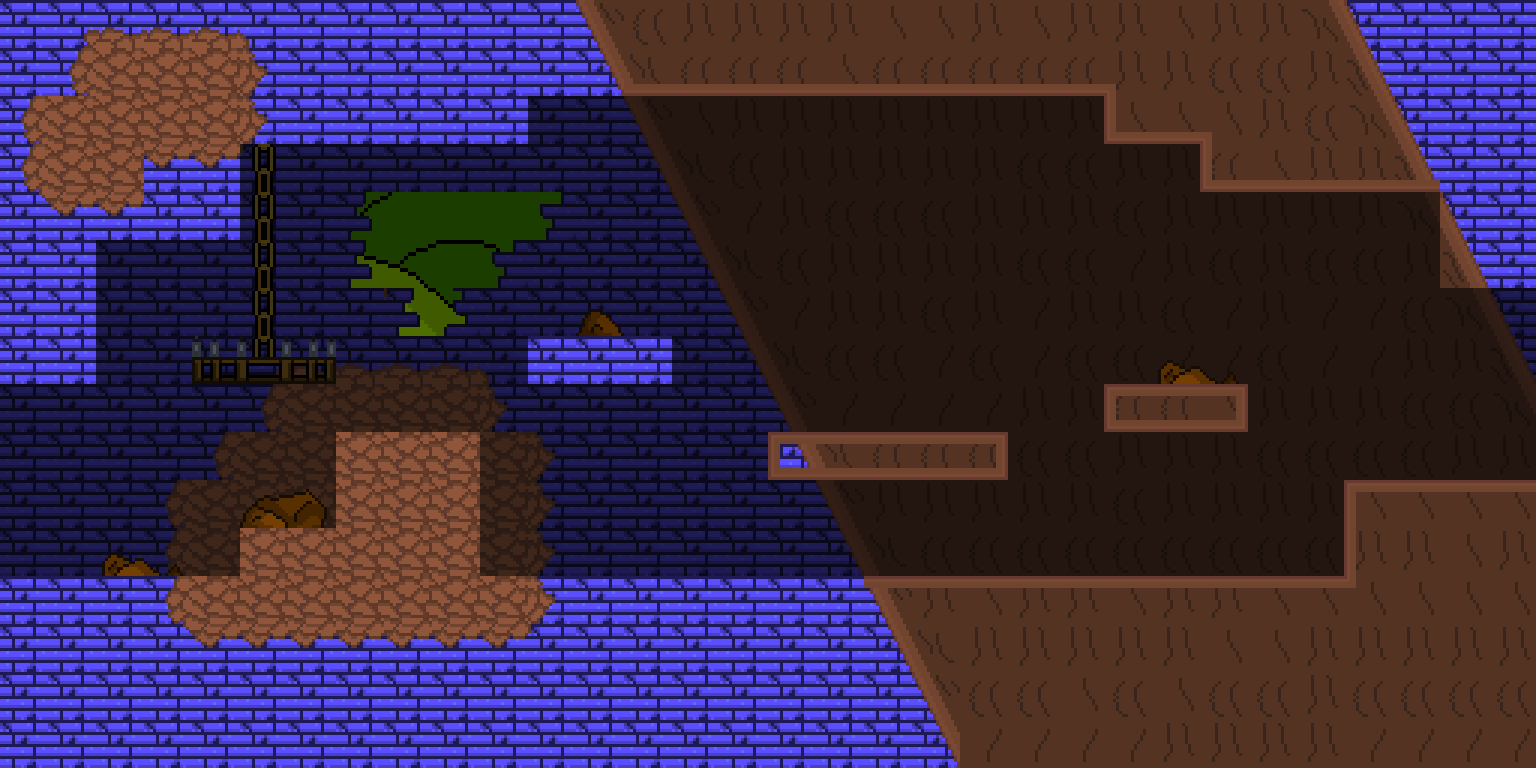

Below is a game level as drawn by its tile map, then a one-line description and the .tmx that defines it (tile-layer data replaced by summaries):
An orthogonal 32x16 tile map with 48x48 px tiles, 4 tile layers (back_tiles, back_second, front, front_second), 4 tilesets, 3 image layers and 32 objects (9x HazardRockBlock, 2x SpawnPoint, 2x EnemyClingCreature, 2x Portal, HazardSpikes, ...).

<map version="1.11" tiledversion="1.11.0" orientation="orthogonal" renderorder="right-down" width="32" height="16" tilewidth="48" tileheight="48" infinite="0" nextlayerid="22" nextobjectid="270">
 <tileset firstgid="1" name="tileset01" tilewidth="48" tileheight="48" tilecount="176" columns="16">
  <image source="../tilesets/tileset01.png" width="768" height="528" />
 </tileset>
 <tileset firstgid="177" name="tileset02" tilewidth="48" tileheight="48" tilecount="121" columns="11">
  <image source="../tilesets/tileset02.png" width="528" height="528" />
 </tileset>
 <tileset firstgid="298" name="tileset03" tilewidth="48" tileheight="48" tilecount="306" columns="17">
  <image source="../tilesets/tileset03.png" width="816" height="864" />
 </tileset>
 <tileset firstgid="604" name="objects" tilewidth="48" tileheight="48" tilecount="64" columns="8">
  <image source="../tilesets/objects.png" width="384" height="384" />
 </tileset>
 <imagelayer id="17" name="Image Layer 1">
  <image source="../Backgrounds/ground_back.png" width="1024" height="576" />
  <properties>
   <property name="depth" type="int" value="3000" />
   <property name="parallax_x" type="float" value="1" />
   <property name="parallax_y" type="float" value="1" />
   <property name="repeat_y" type="bool" value="true" />
  </properties>
 </imagelayer>
 <imagelayer id="18" name="Image Layer 2">
  <image source="../Backgrounds/ground_far.png" width="1024" height="576" />
  <properties>
   <property name="depth" type="int" value="2900" />
   <property name="parallax_x" type="float" value="0.8" />
   <property name="parallax_y" type="float" value="0.1" />
   <property name="repeat_y" type="bool" value="false" />
  </properties>
 </imagelayer>
 <imagelayer id="19" name="Image Layer 3">
  <image source="../Backgrounds/ground_front.png" width="1024" height="576" />
  <properties>
   <property name="depth" type="int" value="2800" />
   <property name="parallax_x" type="float" value="0.9" />
   <property name="parallax_y" type="float" value="0.2" />
   <property name="repeat_y" type="bool" value="false" />
  </properties>
 </imagelayer>
 <layer id="11" name="back_tiles" width="32" height="16">
  <properties>
   <property name="depth" type="int" value="1050" />
   <property name="tileset" type="int" value="0" />
  </properties>
  <data>[512 cells, 239 non-empty, 5 distinct tile ids]</data>
 </layer>
 <layer id="21" name="back_second" width="32" height="16">
  <properties>
   <property name="depth" type="int" value="1000" />
   <property name="tileset" type="int" value="2" />
  </properties>
  <data>[512 cells, 333 non-empty, 36 distinct tile ids]</data>
 </layer>
 <layer id="12" name="front" width="32" height="16">
  <properties>
   <property name="depth" type="int" value="950" />
   <property name="tileset" type="int" value="0" />
  </properties>
  <data>[512 cells, 14 non-empty, 9 distinct tile ids]</data>
 </layer>
 <layer id="20" name="front_second" width="32" height="16">
  <properties>
   <property name="depth" type="int" value="900" />
   <property name="tileset" type="int" value="2" />
  </properties>
  <data>[512 cells, 44 non-empty, 11 distinct tile ids]</data>
 </layer>
 <objectgroup color="#ffaa00" id="16" name="spawnpoints">
  <object id="170" type="SpawnPoint" x="1488" y="288" width="48" height="48">
   <properties>
    <property name="id" type="int" value="1" />
   </properties>
  </object>
  <object id="217" type="SpawnPoint" x="0" y="384" width="48" height="48">
   <properties>
    <property name="id" type="int" value="0" />
   </properties>
  </object>
 </objectgroup>
 <objectgroup id="14" name="objects">
  <object id="256" type="HazardSpikes" gid="628" x="480" y="576" width="864" height="48" />
  <object id="257" type="HazardRockBlock" x="864" y="288" width="48" height="48">
   <properties>
    <property name="color" type="int" value="1" />
   </properties>
  </object>
  <object id="258" type="HazardRockBlock" x="912" y="288" width="48" height="48">
   <properties>
    <property name="color" type="int" value="1" />
   </properties>
  </object>
  <object id="259" type="HazardRockBlock" x="816" y="288" width="48" height="48">
   <properties>
    <property name="color" type="int" value="1" />
   </properties>
  </object>
  <object id="260" type="HazardRockBlock" x="960" y="336" width="48" height="48">
   <properties>
    <property name="color" type="int" value="1" />
   </properties>
  </object>
  <object id="261" type="HazardRockBlock" x="960" y="384" width="48" height="48">
   <properties>
    <property name="color" type="int" value="1" />
   </properties>
  </object>
  <object id="262" type="HazardRockBlock" x="960" y="288" width="48" height="48">
   <properties>
    <property name="color" type="int" value="1" />
   </properties>
  </object>
  <object id="263" type="HazardRockBlock" x="768" y="336" width="48" height="48">
   <properties>
    <property name="color" type="int" value="1" />
   </properties>
  </object>
  <object id="264" type="HazardRockBlock" x="768" y="288" width="48" height="48">
   <properties>
    <property name="color" type="int" value="1" />
   </properties>
  </object>
  <object id="265" type="HazardRockBlock" x="768" y="384" width="48" height="48">
   <properties>
    <property name="color" type="int" value="1" />
   </properties>
  </object>
  <object id="266" type="EnemyGroundedElemental" x="384" y="384" width="48" height="48">
   <properties>
    <property name="color" type="int" value="1" />
   </properties>
  </object>
  <object id="267" type="EnemyClingCreature" x="576" y="288" width="48" height="48" />
  <object id="268" type="EnemyClingCreature" x="1152" y="336" width="48" height="48" />
  <object id="269" type="ManaChargePickup" x="864" y="336" width="48" height="48">
   <properties>
    <property name="id" type="int" value="12" />
    <property name="lore" type="int" value="21" />
    <property name="text" value="Who were the mages of this area..." />
   </properties>
  </object>
 </objectgroup>
 <objectgroup color="#0000ff" id="13" name="walls">
  <properties>
   <property name="isWallLayer" type="bool" value="true" />
  </properties>
  <object id="47" x="0" y="0" width="96" height="384" />
  <object id="50" x="0" y="576" width="1536" height="192" />
  <object id="54" x="96" y="0" width="144" height="240" />
  <object id="174" x="1440" y="192" width="96" height="96" />
  <object id="190" x="1200" y="0" width="336" height="192" />
  <object id="191" x="1344" y="480" width="192" height="96" />
  <object id="215" x="528" y="0" width="576" height="96" />
  <object id="218" x="240" y="0" width="288" height="144" />
  <object id="234" x="240" y="528" width="240" height="48" />
  <object id="236" x="528" y="336" width="144" height="48" />
  <object id="242" x="336" y="432" width="144" height="96" />
  <object id="243" x="768" y="432" width="240" height="48" />
  <object id="244" x="1104" y="384" width="144" height="48" />
  <object id="246" x="1104" y="0" width="96" height="144" />
 </objectgroup>
 <objectgroup color="#00ff00" id="15" name="doors">
  <object id="169" type="Portal" x="1584" y="288" width="48" height="192">
   <properties>
    <property name="horizontal" type="bool" value="false" />
    <property name="id_point" type="int" value="2" />
    <property name="id_room" type="int" value="25" />
   </properties>
  </object>
  <object id="216" type="Portal" x="-96" y="384" width="48" height="192">
   <properties>
    <property name="horizontal" type="bool" value="false" />
    <property name="id_point" type="int" value="2" />
    <property name="id_room" type="int" value="27" />
   </properties>
  </object>
 </objectgroup>
</map>
